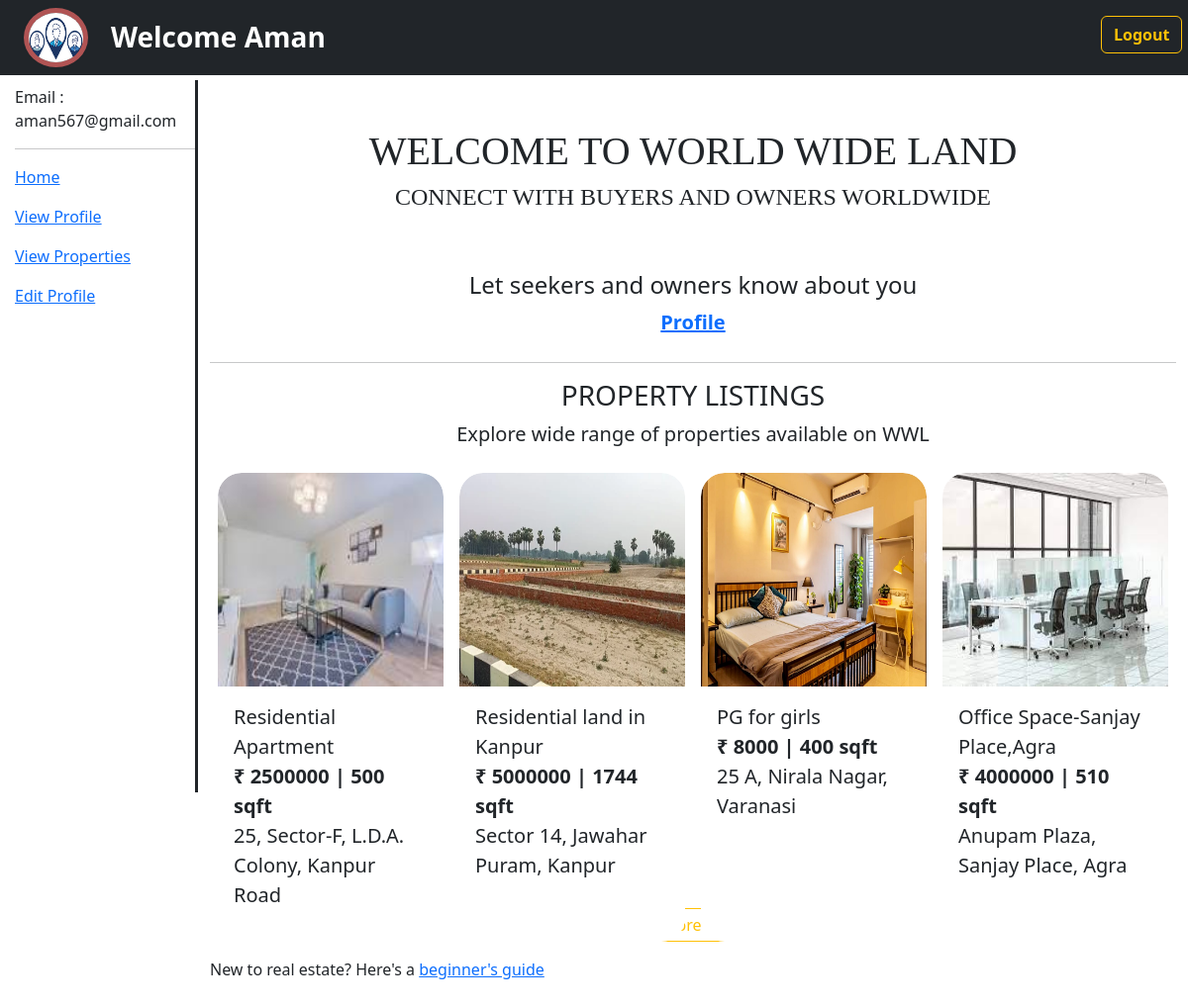
/agentdashboard/ (signed in), run on the app's committed database.
### HomeApp/models.py (models this page shows)
class Agents(models.Model):
    agent_id=models.IntegerField(auto_created=True,primary_key=True)
    username=models.CharField(max_length=30)
    password=models.CharField(max_length=20,default=123)
    email=models.EmailField(max_length=40)

class property(models.Model):
    owner_id = models.ForeignKey(members, on_delete=models.DO_NOTHING)
    property_id=models.IntegerField(auto_created=True,primary_key=True)
    type = models.CharField(max_length=50)
    price = models.IntegerField()
    location = models.CharField(max_length=50)
    image = models.FileField(max_length=100,upload_to="property_images/",null=True,default=None)
    area=models.IntegerField()
    description = models.TextField()
    title=models.CharField(max_length=30)
    city=models.CharField(max_length=50)
    state=models.CharField(max_length=50)
    action=models.CharField(max_length=30,default='sell')
    updated = models.DateField(auto_now=True)
    created = models.DateField(auto_now_add=True)
    name=models.CharField(max_length=30)
    bedrooms=models.IntegerField(blank=True,null=True)
    bathrooms=models.IntegerField(blank=True,null=True)
    furnished = models.CharField(choices=FURNISHING_CHOICES, max_length=128)
    contact=models.IntegerField()
    owner_email=models.EmailField(max_length=30)

### HomeApp/views.py (the view)
# urls.py: path('agentdashboard/',views.agentdashboard,name='agentdashboard'),
def agentdashboard(request):
    try:
        if request.session["session_key"]!=None:
            user_details = request.session.get("session_key")
            user = Agents.objects.get(username=user_details)
            propertys=property.objects.all()[:4]
            return render(request,'agents/agentdashboard.html',{'user':user,'propertys':propertys})
    except:
        return redirect('agent_login')

### HomeApp/templates/agents/agentdashboard.html (shortened to what this page needs)
<!DOCTYPE html>
{% load static %}
<html lang="en">
<head>
    <link rel="stylesheet" href="{% static 'css/bootstrap.css' %}" type="text/css">
</head>
<body>
    <div class="row bg-dark mx-0 fixed-top">
        <div class="col-sm-1 px-4 py-2">
            <img src="{% static 'Images/agent.png' %}" alt="" style="height:60px; width:65px; border-radius:50%; border:5px solid rgb(177, 84, 84);">
        </div>
        <div class="col-sm-4 fs-3 text-white fw-bold pt-3">Welcome {{user.username}}</div>
        <div class="col-sm-1 pt-3 ms-auto"><a href="{% url 'logout' %}" class="btn btn-outline-warning fw-bold">Logout</a></div>
    </div>
    <div style="height:65px; width:65px;"></div>
    <div class="row mx-0 pt-3">
        <div class="col-sm-2" style="position : fixed; padding: 5px 0 0 15px; height: 90vh; border-right:3px solid;">Email : {{user.email}}
            <hr>
            <p><a href="{% url 'agentdashboard' %}">Home</a></p>
            <p><a href="{% url 'viewprofile' %}">View Profile</a></p>
            <p><a href="{% url 'view_all_property' %}">View Properties</a></p>
            <p><a href="{% url 'editProfile' %}">Edit Profile</a></p>
        </div>
        <div class="col-sm-2"></div>
        <div class="col-sm-10">
            {% block main %}
                <div class="head pt-5"><h1 class="text-center">Welcome to World Wide Land</h1>
                    <h4 class="text-center ">connect with buyers and owners worldwide </h4></div>
                <div class="row py-5">
                    <div class="col-sm-12">
                        <p class="text-center fs-4 mb-4">
                            Let seekers and owners know about you <br>
                            <a href="{% url 'fill_profile' %}" class="fs-5 fw-bold">Profile</a>
                        </p>
                        <hr>
                        <h3 class="text-center">PROPERTY LISTINGS</h3>
                        <div>
                            <p class="text-center fs-5">Explore wide range of properties available on WWL </p>
                            <div class="row property-slide mx-0">
                                {% for property in propertys %}
                                    <div class="col-md-3 px-2 py-2">
                                        <div class="card property border border-0">
                                            <div class="property-image">
                                                <img src="{{property.image.url}}" alt="" class="card-img-top">
                                            </div>
                                            <div class="property-content card-body ps-3 pt-3">
                                                <p class="description fs-5 mb-0">{{property.title}}</p>
                                                <p class="price fw-bold fs-5 mb-0">&#8377; {{property.price}} | {{property.area}} sqft</p>
                                                <p class="location fs-5">{{property.location}}</p>
                                            </div>
                                        </div>
                                    </div>
                                {% endfor %}
                            </div>
                            <p class="text-center mt-5"><a href="{% url 'view_all_property' %}" class="btn btn-outline-warning rounded-pill py-1">View More Listings</a>
                            </p>
                        </div>
                        <p>
                            New to real estate? Here's a <a href="{% url 'beginner_guide' %}">beginner's guide</a>  <br>
                        </p>
                    </div>
                </div>
            {% endblock main %}
        </div>
    </div>
</body>
</html>

### HomeApp/templates/agents/agentdashboard.html (style rules this page uses)
.head { font-family: "Crimson Text", serif; font-weight: 800; text-transform: uppercase; }
.property-slide { width:100%; height:50vh; }
.property { width:100%; height:100%; border-radius:1.5rem; }
.property-image { height:27vh; overflow:hidden; border-radius: 1.5rem 1.5rem 0 0; }
.property-image img { height: 100%; width:100%; -webkit-transform: scale(1); transform: scale(1); -webkit-transition: .3s ease-in-out; transition: .3s ease-in-out; border-radius: 1.5rem 1.5rem 0 0; }
.property-content { border-radius: 0 0 1.5rem 1.5rem; position:relative; }
.property .property-image img { -webkit-transform: scale(1); transform: scale(1); -webkit-transition: .3s ease-in-out; transition: .3s ease-in-out; }

### data on the page
Agents: username "Aman", email "aman567@gmail.com"
property: image (picture), title "Residential Apartment", price "2500000", area "500", location "25, Sector-F, L.D.A. Colony, Kanpur Road"
property: image (picture), title "Residential land in Kanpur", price "5000000", area "1744", location "Sector 14, Jawahar Puram, Kanpur"
property: image (picture), title "PG for girls", price "8000", area "400", location "25 A, Nirala Nagar, Varanasi"
property: image (picture), title "Office Space-Sanjay Place,Agra", price "4000000", area "510", location "Anupam Plaza, Sanjay Place, Agra"
